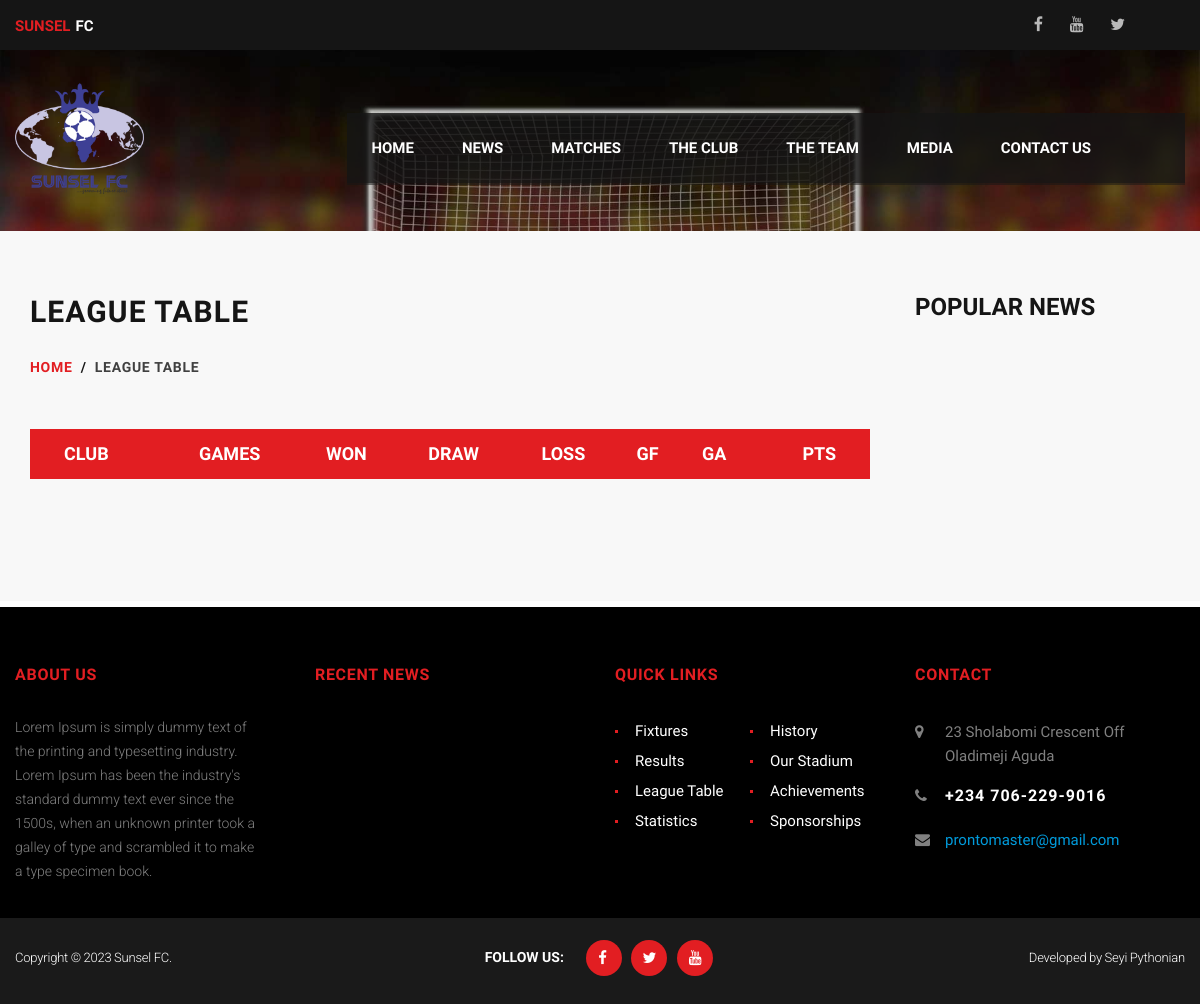
The page /matches/table/ on the database as committed earlier.
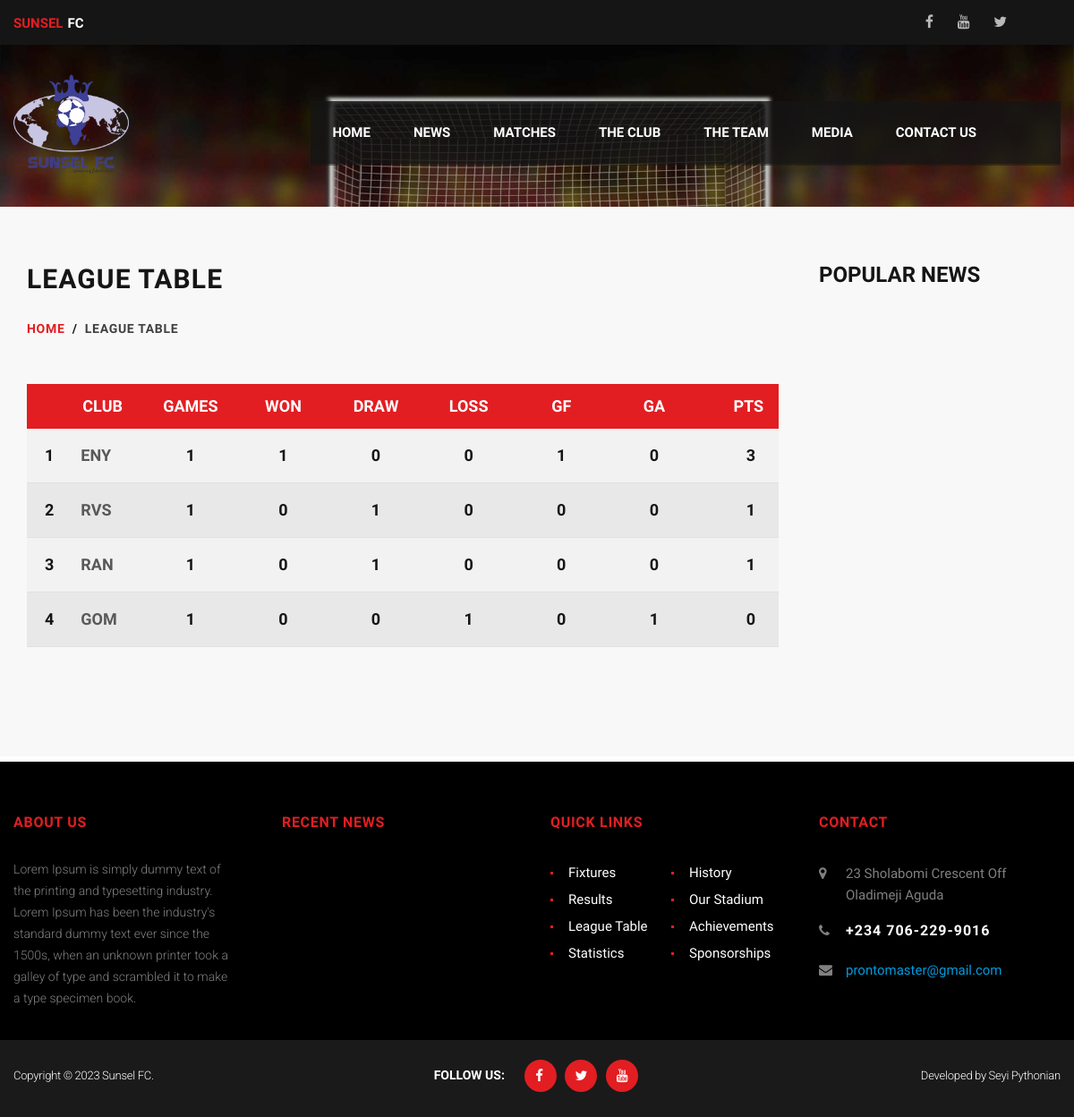
The same page on the database as committed later.
### league/models.py (models this page shows, shortened)
class Standings(models.Model):
    season = models.ForeignKey(Season, on_delete=models.CASCADE, verbose_name=_('Season'))
    team = ChainedForeignKey(Team, chained_field='season', chained_model_field='teams', related_name='team', verbose_name=_('Team'))
    roster_image = models.ImageField(upload_to='uploads/teams/%Y/%m/%d/rosters/', null=True, blank=True, verbose_name=_('Roster image'))
    position = models.IntegerField(null=True, blank=True, default=1, verbose_name=_('Position'))
    matches = models.IntegerField(null=True, blank=True, default=0, verbose_name=_('Matches'))
    win = models.IntegerField(null=True, blank=False, default=0, verbose_name=_('Won'))
    lost = models.IntegerField(null=True, blank=False, default=0, verbose_name=_('Lost'))
    draws = models.IntegerField(null=True, blank=False, default=0, verbose_name=_('Draw'))
    score = models.IntegerField(null=True, blank=False, default=0, verbose_name=_('Score'))
    score_lost = models.IntegerField(null=True, blank=False, default=0, verbose_name=_('Score lost'))
    points = models.IntegerField(null=True, blank=False, default=0, verbose_name=_('Points'))
    class Meta:
        ordering = STANDINGS_ORDER[0][1]
        unique_together = ('season', 'team')
        verbose_name = _('Table')
        verbose_name_plural = _('Tables')

class Team(models.Model):
    name = models.CharField(max_length=200, null=False, verbose_name=_('Team name'))
    short_name = models.CharField(max_length=50, null=False, verbose_name=_('Team short name'))
    slug = models.SlugField(unique=True, null=True, verbose_name=_('Slug'))
    logo = models.ImageField(upload_to='uploads/teams/%Y/%m/%d/', null=True, blank=True, verbose_name=_('Team logo'))
    my_team = models.IntegerField(verbose_name=_('Is this your team?'),
        choices=(
            (0, _('No')),
            (1, _('Yes')),
        ),
        default=0,
    )
    class Meta:
        verbose_name = _('Team')
        verbose_name_plural = _('Teams')

### matches/views.py (the view)
# urls.py: path('table/',
def table(request):
	section = 'table'
	standings = Standings.objects.all()
	return render(
		request,
		'club/table.html',
		locals())

### templates/club/table.html (shortened to what this page needs)
{% extends "base.html" %}
{% load static %}
{% block content %}
        <div id="main">
            <div class="container stm-sportspress-sidebar-right">
                <div class="row">
                    <div class="col-md-9">
                        <div id="post-79" class="post-79 sp_table type-sp_table status-publish hentry sp_league-primary-league sp_season-10">
                            <div class="stm-single-sp_table-league stm-table-league-page">
                                <div class="container">
                                    <div class="stm-title-box-unit ">
                                        <div class="stm-page-title">
                                            <div class="container">
                                                <div class="clearfix stm-title-box-title-wrapper">
                                                    <h3>League Table</h3>
                                                </div>
                                            </div>
                                        </div>
                                        <div class="stm-breadcrumbs-unit heading-font">
                                            <div class="container">
                                                <div class="navxtBreads">
                                                    <span property="itemListElement" typeof="ListItem">
                                                        <a property="item" typeof="WebPage" href="{% url 'home' %}" class="home">
                                                        <span property="name">Home</span>
                                                        </a>
                                                    </span> /
                                                    <span property="itemListElement" typeof="ListItem">
                                                        <span property="name">League Table</span>
                                                    </span>
                                                </div>
                                            </div>
                                        </div>
                                    </div>
                                    <div class="sp-section-content sp-section-content-data">
                                        <div class="sp-template sp-template-league-table">
                                            <div class="sp-table-wrapper">
                                                <table class="sp-league-table sp-data-table sp-sortable-table sp-scrollable-table sp-paginated-table" data-sp-rows="10">
                                                    <thead>
                                                        <tr>
                                                            <th class="data-rank">Pos</th>
                                                            <th class="data-name">Club</th>
                                                            <th>Games</th>
                                                            <th>Won</th>
                                                            <th>Draw</th>
                                                            <th>Loss</th>
                                                            <th>GF</th>
                                                            <th>GA</th>
                                                            <th>Pts</th>
                                                        </tr>
                                                    </thead>
                                                    <tbody>
                                                        {% for team in standings %}
                                                        <tr class="odd sp-row-no-0">
                                                            <td class="data-rank">{{team.position}}</td>
                                                            <td class="data-name">
                                                                <a href="javascript:void(0)">{{team.team.short_name}}</a></td>
                                                            <td>{{team.matches}}</td>
                                                            <td>{{team.win}}</td>
                                                            <td>{{team.draws}}</td>
                                                            <td>{{team.lost}}</td>
                                                            <td>{{team.score}}</td>
                                                            <td>{{team.score_lost}}</td>
                                                            <td>{{team.points}}</td>
                                                        </tr>
                                                        {% endfor %}
                                                    </tbody>
                                                </table>
                                            </div>
                                        </div>
                                    </div>
                                </div>
                            </div>
                        </div>
                    </div>
                    {% include 'club/sidebar-left.html' %}
                </div>
            </div>
        </div>
{% endblock %}

Rows that differ between the two databases and show on the page:
added Standings: position "1", team.short_name "ENY", matches "1", win "1", draws "0", lost "0", score "1", score_lost "0", points "3"
added Standings: position "2", team.short_name "RVS", matches "1", win "0", draws "1", lost "0", score "0", score_lost "0", points "1"
added Standings: position "3", team.short_name "RAN", matches "1", win "0", draws "1", lost "0", score "0", score_lost "0", points "1"
added Standings: position "4", team.short_name "GOM", matches "1", win "0", draws "0", lost "1", score "0", score_lost "1", points "0"
